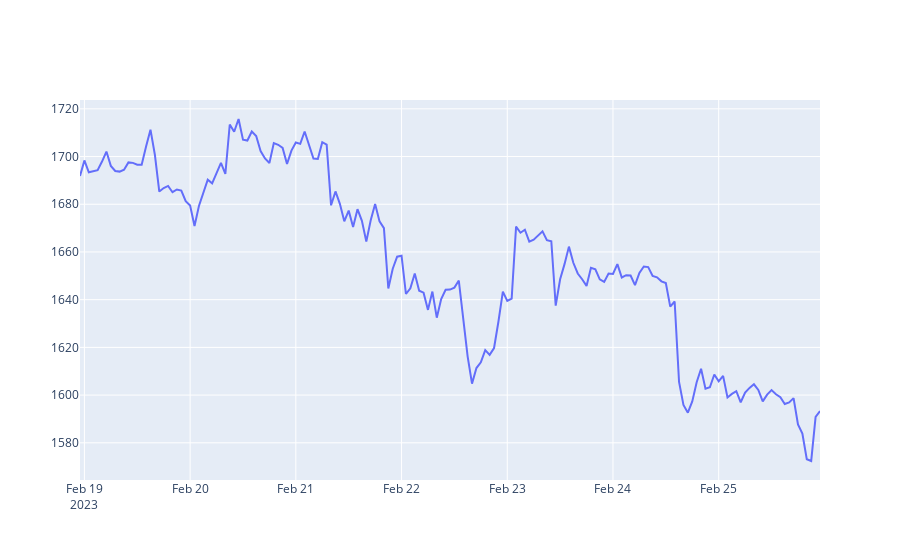
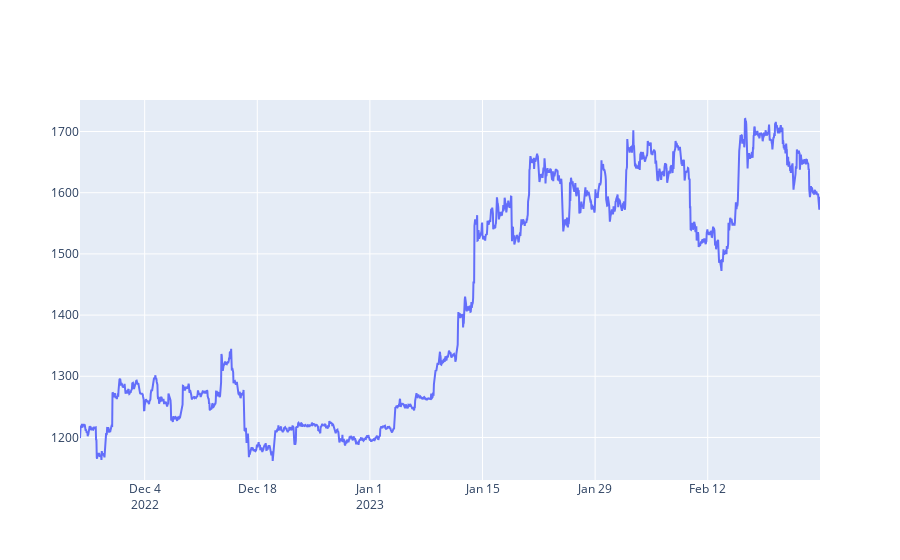

Here is the notebook cell these charts were saved with, in order:
### Code cell
from plotly.offline import init_notebook_mode, iplot
init_notebook_mode(connected=True)

def getLine(df_input):
    x = df_input.index
    y = df_input.values
    fig = go.Figure(data=go.Scatter(x = x, y = y))
    fig.show()
    
#------------------------------------------------

#( getLine(getRates('ETH-USD',  '1d',  '1h')) )
( getLine(getRates('ETH-USD',  '1wk',  '1h')) )
( getLine(getRates('ETH-USD',  '3mo',  '1h')) )
#( getLine(getRates('ETH-USD',  '3y',  '1d')) )

### Figure 1 — Plotly figure (JSON) as saved in the notebook; plotly's stock layout.template omitted (floating-point values rounded to 4 significant figures; data arrays with more than 128 entries replaced by an {"elided": "..."} marker saying what was removed)
{"data": [{"x": {"elided": "169 str values"}, "y": {"elided": "169 float values"}, "type": "scatter"}], "layout": {"xaxis": {"type": "date", "range": ["2023-02-18 23:00", "2023-02-25 23:00"], "autorange": true}, "yaxis": {"type": "linear", "range": [1564.0, 1724.0], "autorange": true}, "autosize": true}}

### Figure 2 — Plotly figure (JSON) as saved in the notebook; plotly's stock layout.template omitted (floating-point values rounded to 4 significant figures; data arrays with more than 128 entries replaced by an {"elided": "..."} marker saying what was removed)
{"data": [{"x": {"elided": "2207 str values"}, "y": {"elided": "2207 float values"}, "type": "scatter"}], "layout": {"xaxis": {"type": "date", "range": ["2022-11-25 23:00", "2023-02-25 23:00"], "autorange": true}, "yaxis": {"type": "linear", "range": [1130.0, 1752.0], "autorange": true}, "autosize": true}}
